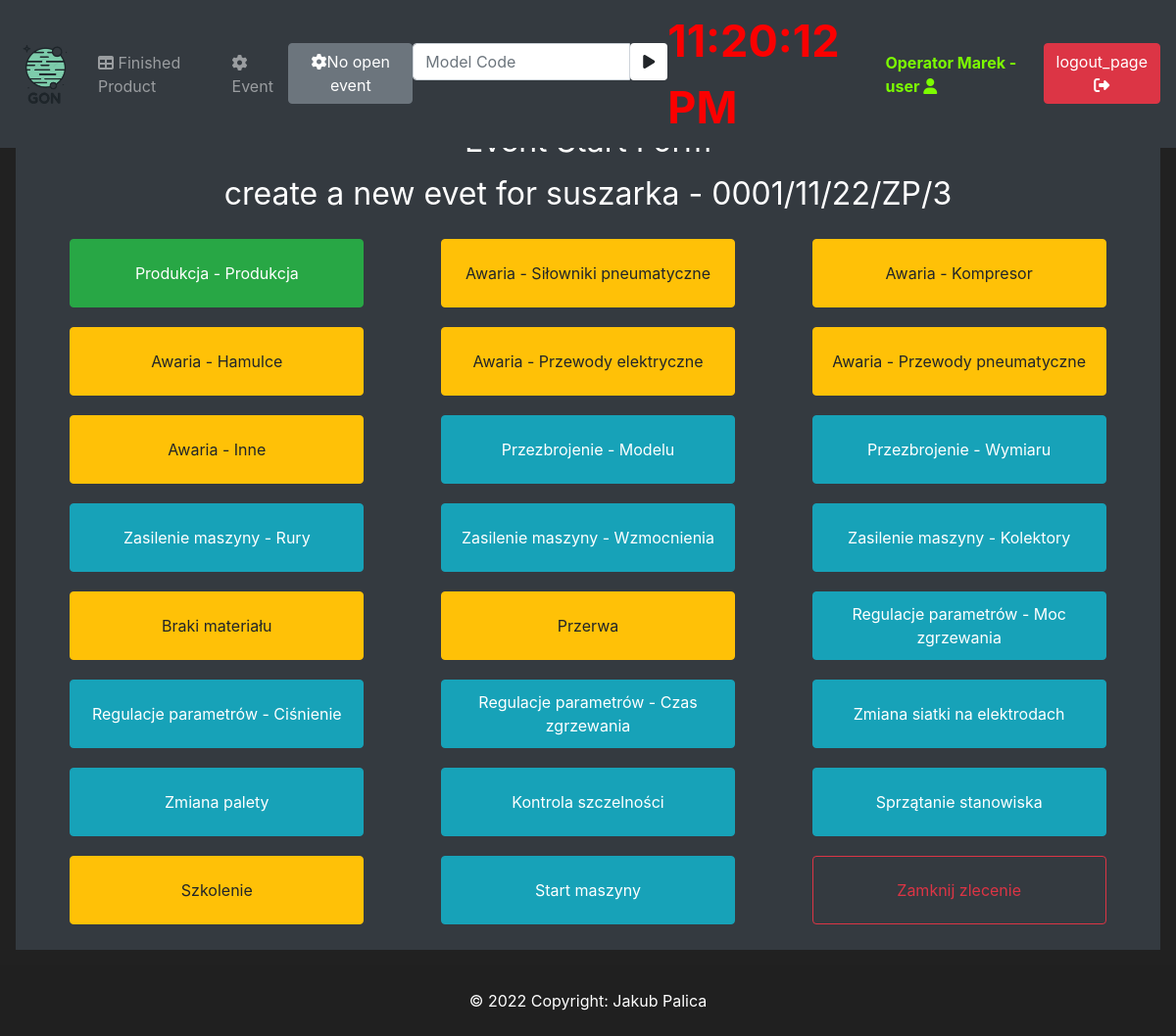
Page /eventStartStop (signed in) on the committed database.
### mainApp/models/user.py (models this page shows, shortened)
class User(UserMixin, db.Model):
    id = db.Column(db.Integer, primary_key=True, unique=True)
    username = db.Column(db.String(100), unique=True)
    password_hash = db.Column(db.String())
    email_address = db.Column(db.String())
    role = db.Column(db.Integer)

### mainApp/models/product.py (models this page shows, shortened)
class Product(db.Model):
    id = db.Column(db.Integer, primary_key=True)
    modelCode = db.Column(db.String(20), unique=True)
    modelName = db.Column(db.String(20))
    orderStatus = db.Column(db.String(20))
    startDate = db.Column(db.Integer)
    executionDate = db.Column(db.Integer)

### mainApp/models/status.py (models this page shows, shortened)
class Status(db.Model):
    id = db.Column(db.Integer, primary_key=True)
    statusCode = db.Column(db.Integer)
    statusName = db.Column(db.String(20), unique=True)
    production = db.Column(db.String(20))
    displayOrder = db.Column(db.Integer)

### mainApp/events/events.py (the view, shortened to what this page needs)
@ app.route('/eventStartStop', methods=('GET', 'POST'))
@ login_required
def event_start_stop_page():
    eventStartForm = EventStartForm()
    eventCloseForm = EventCloseForm()
    now = datetime.today()
    now = now.timestamp()
    now = int(now)
    print(now)
    openProductList = Product.query.filter(or_(Product.orderStatus == "Open", and_(
        Product.orderStatus == "Auto", Product.startDate <= now, Product.executionDate >= now)))
    statusList = Status.query.filter(Status.displayOrder != 0).order_by(Status.displayOrder.asc())
    openEventList = Event.query.filter(Event.endDate == None)
    openEvents = openEventsCounter()
    return render_template('eventStartForm.html', openProductList=openProductList, statusList=statusList, openEventList=openEventList, eventStartForm=eventStartForm, eventCloseForm=eventCloseForm, openEvents=openEvents)

### mainApp/events/forms.py
class EventStartForm(FlaskForm):
    submit = SubmitField(label="Start Event")

class EventCloseForm(FlaskForm):
    okCounter = IntegerField(label="Ok Counter:", validators=[DataRequired()])
    nokCounter = IntegerField(label="Nok Counter:",
                              validators=[DataRequired()])
    submit = SubmitField(label="Close Event")

### mainApp/events/events.py (called while the page is built)
def openEventsCounter():
    openEventCounter = 0
    activEventsList = Event.query.filter(Event.endDate == None)
    for activEventList in activEventsList:
        openEventCounter += 1
    return openEventCounter

### mainApp/models/user.py (called while the page is built)
@login_manager.user_loader
def load_user(user_id):
    return User.query.get(int(user_id))

### mainApp/templates/eventStartForm.html (shortened to what this page needs)
{% extends 'base.html' %}
{% block content %}
{% set activeTask = namespace(activeTask=false) %}
{% set activeTask = namespace(activeStatus=false) %}
<div class="text-center">
    <div class="container">
        <h1 class="h2 mb-3 font-weight-normal">
        </h1>
        {% for openProduct in openProductList %}
        <h3 class="h2 mb-3 font-weight-normal">
            {{ _('create a new evet for')}} {{openProduct.modelName}} - {{ openProduct.modelCode}}
        </h3>
        <div class="row">
            {% for status in statusList %}
            {% for openEvent in openEventList %}
            {% if openEvent.idProd == openProduct.id and openEvent.idStatus == status.id%}
            {% set activeTask.activeTask = True %}
            {% endif %}
            {% endfor %}
            {% endfor %}
            {% for status in statusList %}
            {% if status.production == "Prod" and not activeTask.activeTask %}
            <div class="col text-center">
                <button class="btn btn-outline btn-success buttonFull" data-toggle="modal"
                    data-target="#Modal-Start-{{openProduct.id}}-{{status.id}}-{{current_user.id}}">{{
                    status.statusName }}</button>
            </div>
            {% endif %}
            {% if status.production == "Error" and not activeTask.activeTask %}
            <div class="col text-center">
                <button class="btn btn-outline btn-warning buttonFull" data-toggle="modal"
                    data-target="#Modal-Start-{{openProduct.id}}-{{status.id}}-{{current_user.id}}">{{
                    status.statusName }}</button>
            </div>
            {% endif %}
            {% if status.production == "TPZ" and not activeTask.activeTask %}
            <div class="col text-center">
                <button class="btn btn-outline btn-info buttonFull" data-toggle="modal"
                    data-target="#Modal-Start-{{openProduct.id}}-{{status.id}}-{{current_user.id}}">{{
                    status.statusName }}</button>
            </div>
            {% endif %}
            {% if status.production == "Finish" and not activeTask.activeTask %}
            <div class="col text-center">
                <button class="btn btn-outline btn-outline-danger buttonFull" data-toggle="modal"
                    data-target="#Modal-Start-{{openProduct.id}}-{{status.id}}-{{current_user.id}}">{{
                    status.statusName }}</button>
            </div>
            {% endif %}
            {% set activeTask.activeStatus = False %}
            {% endfor %}
        </div>
        {% set activeTask.activeTask = False %}
        {% endfor %}
    </div>
</div>
{% endblock %}

### mainApp/templates/base.html (shortened to what this page needs)
<!doctype html>
<html lang="en">
<head>
   <link rel="stylesheet" href="https://cdn.jsdelivr.net/npm/bootstrap@4.5.3/dist/css/bootstrap.min.css"
>
   <link rel="stylesheet" href="https://cdnjs.cloudflare.com/ajax/libs/font-awesome/4.7.0/css/font-awesome.min.css">
</head>
<body>
   <nav class="navbar navbar-expand-md navbar-dark bg-dark fixed-top">
      <a class="navbar-brand" href="{{url_for('home_page')}}"><img src="/static/LogoBIG.png" alt="..." height="60"
            class="d-inline-block"></a>
      <div class="collapse navbar-collapse" id="navbarNav">
         <ul class="navbar-nav mr-auto">
            {% if current_user.is_authenticated %}
            <li class="nav-item">
               <a class="nav-link" href="{{url_for('product_finished_table_page')}}"><i class='fa fa-table'></i> {{
                  _('Finished Product')}}</a>
            </li>
            <li class="nav-item">
               <a class="nav-link" href="{{url_for('event_start_stop_page')}}"><i class='fa fa-cog'></i> {{
                  _('Event')}}</a>
            </li>
            {% if openEvents == 0%}
            <li class="nav-item">
               <a class="btn btn-secondary navbar-btn" href="#"><i class='fa fa-cog'></i>{{ _('No open event')}}</a>
            </li>
            {% else %}
            <li class="nav-item">
               <a class="btn btn-danger navbar-btn" href="{{url_for('event_all_stop_page')}}"><i
                     class='fa fa-hand-paper-o'></i><i class='fa fa-cog fa-spin'></i>
                  {{ _('Force STOP')}}: {{openEvents}} {{ _('event')}}</a>
            </li>
            {% endif %}
            <form method="POST" class="navbar-form navbar-left" action="{{url_for('active_product_page')}}">
               <div class="input-group">
                  <input type="text" class="form-control" placeholder="Model Code" name="modelCode"
                     autofocus="autofocus">
                  <div class="input-group-btn">
                     <button class="btn btn-default bg-white" type="submit">
                        <i class="fa fa-play"></i>
                     </button>
                  </div>
               </div>
            </form>
            {% endif %}
         </ul>
         {% if current_user.is_authenticated %}
         <div id="demo" class="fs-1" style="color: rgb(252, 0, 0); font-weight: bold; font-size: 45px;">    </div>
         <ul class="navbar-nav">
            <li class="nav-item">
               <a class="nav-link" style="color: lawngreen; font-weight: bold" href="#">{{current_user.username}}
                  - {{ current_user.role }} <i class='fa fa-user'></i></a>
            </li>
            <li class="nav-item">
               <a class="btn btn-danger navbar-btn" href="{{url_for('logout_page')}}">{{ _('logout_page')}} <i
                     class='fa fa-sign-out'></i></a>
            </li>
         </ul>
         {% endif %}
      </div>
   </nav>
   <br>
   <div class="position-relative overflow-hidden p-3 p-md-3 m-md-3 text-center bg-dark" style="color:white">
      {% block content %}
      {% endblock %}
   </div>
   <div class="text-center p-4" style="background-color: rgba(0, 0, 0, 0.025);">
      © 2022 Copyright: Jakub Palica
   </div>
</body>
</html>

### mainApp/templates/base.html (style rules this page uses)
body { background-color: #212121; color: white }
.buttonFull { width: 300px !important; height: 70px !important; margin: 10px; }

### rows in the picture
User: username "Operator Marek", role "user"
Product: modelName "suszarka", modelCode "0001/11/22/ZP/3"
Status: statusName "Produkcja - Produkcja"
Status: statusName "Awaria - Siłowniki pneumatyczne"
Status: statusName "Awaria - Kompresor"
Status: statusName "Awaria - Hamulce"
Status: statusName "Awaria - Przewody elektryczne"
Status: statusName "Awaria - Przewody pneumatyczne"
Status: statusName "Awaria - Inne"
Status: statusName "Przezbrojenie - Modelu"
Status: statusName "Przezbrojenie - Wymiaru"
Status: statusName "Zasilenie maszyny - Rury"
Status: statusName "Zasilenie maszyny - Wzmocnienia"
Status: statusName "Zasilenie maszyny - Kolektory"
Status: statusName "Braki materiału"
Status: statusName "Przerwa"
Status: statusName "Regulacje parametrów - Moc zgrzewania"
Status: statusName "Regulacje parametrów - Ciśnienie"
Status: statusName "Regulacje parametrów - Czas zgrzewania"
Status: statusName "Zmiana siatki na elektrodach"
Status: statusName "Zmiana palety"
Status: statusName "Kontrola szczelności"
Status: statusName "Sprzątanie stanowiska"
Status: statusName "Szkolenie"
Status: statusName "Start maszyny"
Status: statusName "Zamknij zlecenie"
